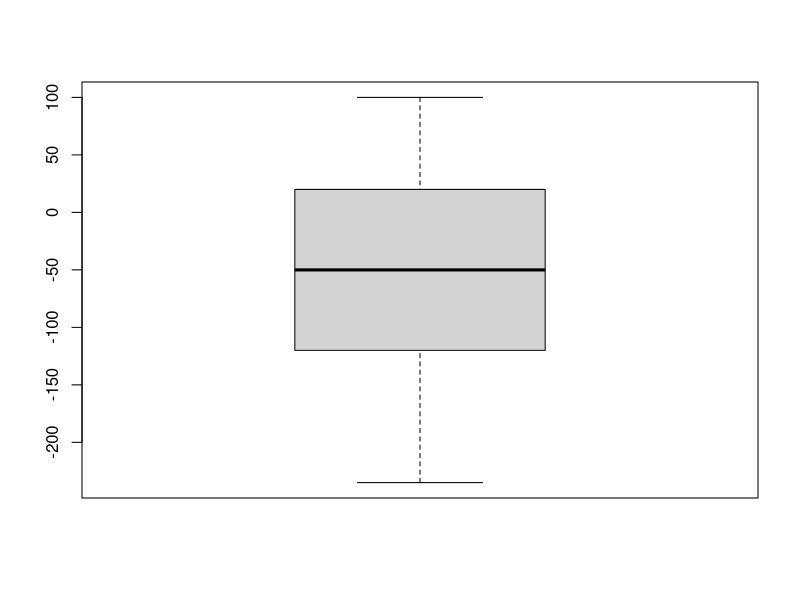
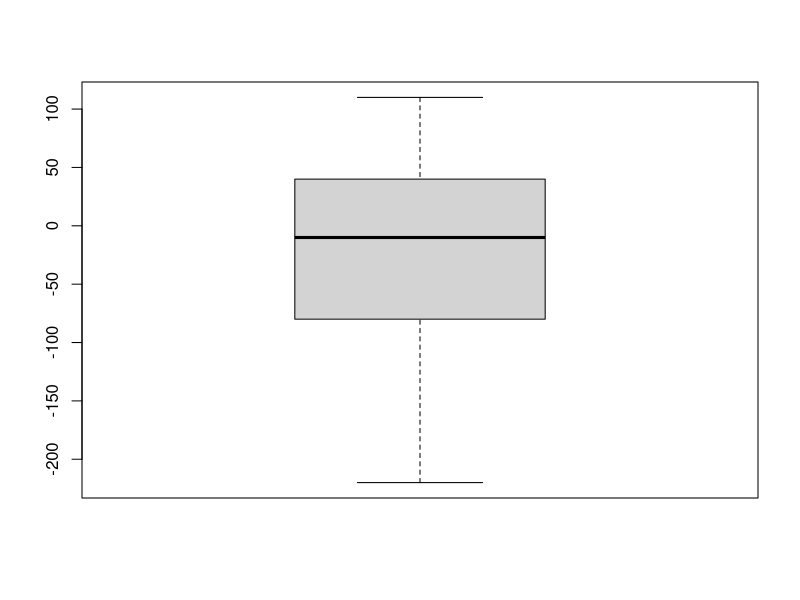

Source code (R) for these figures, in order:
###################################################
### chunk number 1: pg 145
###################################################
elgar <- read.table('elgar.csv', header=T, sep=',')


###################################################
### chunk number 2: pg 146
###################################################
with(elgar, boxplot(HORIZLIG -HORIZDIM))


###################################################
### chunk number 3: pg 146
###################################################
with(elgar, boxplot(VERTLIGH -VERTDIM))


###################################################
### chunk number 4: pg 146
###################################################
with(elgar, t.test(HORIZLIG,HORIZDIM, paired=T))


###################################################
### chunk number 5: pg 146
###################################################
with(elgar, t.test(VERTLIGH,VERTDIM, paired=T))
